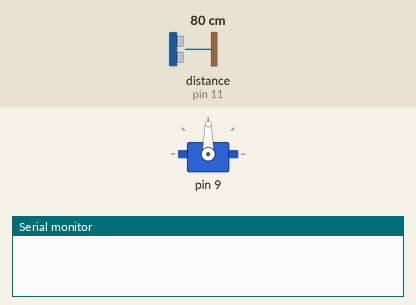
Simulated run of this sketch. Board: Arduino Uno, built with avr-gcc and run on an emulated ATmega328P. Parts: servo, the last lines printed to the serial monitor. The test bench sets the inputs (shaded band); at power-on: distance to the obstacle (sensor on pin 11) 80 cm. The echo pulse lasts 58.3 µs per cm.

Above: at 0.05 s.
At 3.95 s:
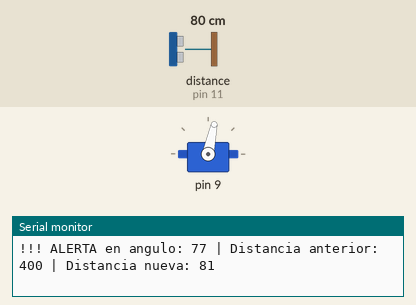
At 7.95 s:
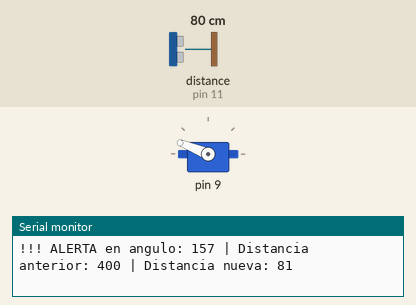
At 15.95 s:
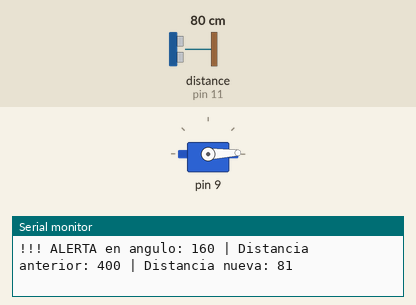
Timing chart, 0 to 20.8 s (numbered marks = the images above):
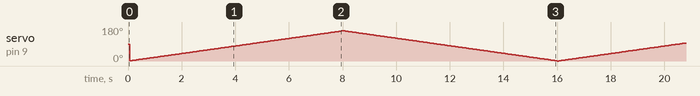

The sketch:

grupo-04.ino
```cpp
#include "SensorUltrasonico.h"
#include "Rotador.h"

Rotador rotador;
SensorUltrasonico ultrasonico;

void setup() {
  Serial.begin(115200);
  ultrasonico.configurar();
  rotador.configurar(&ultrasonico);
}

void loop() {
  rotador.radar();
}
```

Rotador.cpp
```cpp
#include "Rotador.h"

Rotador::Rotador() {}
Rotador::~Rotador() {}

void Rotador::configurar(SensorUltrasonico* s) {
  servo.attach(Rotador::patitaServo);
  sensor = s; // Guardamos el sensor que nos pasaron para usarlo después

for (int i = 0; i <= 180; i++) {
    distanciasFondo[i] = 400; // Un valor por defecto seguro (lejos)
  }
}


// Funcion escrita por Aaron Montoya
void Rotador::rotar() {
  // Mover a la derecha
  for (int nuevaPos = Rotador::anguloActual; nuevaPos < Rotador::anguloMax; nuevaPos += paso) {
    Rotador::servo.write(nuevaPos);
    delay(deltaTiempo);
  }
  // mover a la izquierda
  for (int nuevaPos = Rotador::anguloActual; nuevaPos > Rotador::anguloMin; nuevaPos -= paso) {
    Rotador::servo.write(nuevaPos);
    delay(deltaTiempo);
  }
}


void Rotador::radar() {
  // Esperar que el servoRadar termine de moverse
  if (millis() - tiempoUltimoMovimiento >= deltaTiempo) {
    // grabar cuando fue el ultimo movimiento del servo para volver a esperar después
    tiempoUltimoMovimiento = millis();
    // mide distancia
    int distanciaActual = sensor->medirDistanciaCm();
    // Obtiene la distancia anterior de la memoria
    int distanciaAnterior = distanciasFondo[anguloActual];
    // Margen de error
    if (abs(distanciaActual - distanciaAnterior) > umbralDeteccion) {

    // Imprime el estado actual para debugging
    // Serial.print("Angulo: ");
    // Serial.print(anguloActual);
    // Serial.print(" | Distancia: ");
    // Serial.println(distanciaActual);

    Serial.print("!!! ALERTA en angulo: ");
    Serial.print(anguloActual);
    Serial.print(" | Distancia anterior: ");
    Serial.print(distanciaAnterior);
    Serial.print(" | Distancia nueva: ");
    Serial.println(distanciaActual);
    }
    // Sobreescribe la vieja medición con la actual
    distanciasFondo[anguloActual] = distanciaActual;

    // Mueve el servoRadar al siguiente "paso"
    // Si la dirección es derecha...
    if (direccion == 1) {
      anguloActual += paso;
      // Si la dirección es izquierda...
    } else {
      anguloActual -= paso;
    }
    servo.write(anguloActual);

    // Logica de dirección del servoRadar
    if (anguloActual >= anguloMax) {
      direccion = 0;
    }
    if (anguloActual <= anguloMin) {
      direccion = 1;
    }
  }
}
```

Rotador.h
```cpp
#ifndef ROTADOR_H
#define ROTADOR_H

#include <Arduino.h>
#include <Servo.h>
#include "SensorUltrasonico.h"

class Rotador {

public:
  Rotador();
  ~Rotador();

  void configurar(SensorUltrasonico* s);

  void rotar();

  void radar();

  Servo servo;
  SensorUltrasonico* sensor;

  // Patita que controla el servo
  int patitaServo = 9;
  // Angulo minimo y de inicio del servoRadar
  int anguloMin = 0;
  // ServoRadar comienza en angulo mínimo como posición inicial
  int anguloActual = anguloMin;
  // Angulo máximo de rotación del servoRadar
  int anguloMax = 160;
  // Distancia que recorre el servoRadar tras cada medición
  int paso = 1;
  // Tiempo para permitor que servoRadar termine su movimiento antes de medir
  int deltaTiempo = 50;

  // 1 es hacia la derecha, 0 es a la izquierda
  bool direccion = 1;
  // Cuando movimos el servo por ultima vez
  unsigned long tiempoUltimoMovimiento = 0;

  // Array de mediciones del radar
  int distanciasFondo[181];
  // Cm. margen de error
  const int umbralDeteccion = 100;
};

#endif
```

SensorUltrasonico.cpp
```cpp
#include "SensorUltrasonico.h"

SensorUltrasonico::SensorUltrasonico() {}
SensorUltrasonico::~SensorUltrasonico() {}

void SensorUltrasonico::configurar() {
  // Nuevo objeto sensor
  sonar = new NewPing(patitaTrig, patitaEcho, maxDistancia);
}

int SensorUltrasonico::medirDistanciaCm() {
  int distancia = sonar->ping_cm();

  // Si no hay un retorno del sonar...
  if (distancia == 0) {
    return maxDistancia;
  }

  // Si hay una lectura válida...
  return distancia;
}
```

SensorUltrasonico.h
```cpp
#ifndef SENSOR_ULTRASONICO_H
#define SENSOR_ULTRASONICO_H

#include <Arduino.h>
#include <NewPing.h>


class SensorUltrasonico {

public:

  SensorUltrasonico();
  ~SensorUltrasonico();

  void configurar();
  int medirDistanciaCm();

// Variables privadas que solo el sensor necesita saber
private:
  // Las patitas y la distancia máxima son configuración interna del sensor
  const int patitaTrig = 12;
  const int patitaEcho = 11;
  const int maxDistancia = 400;

  // Un puntero a un objeto de la librería NewPing.
  // Usamos un puntero para poder crearlo en el .cpp
  NewPing* sonar;

};

#endif
```
